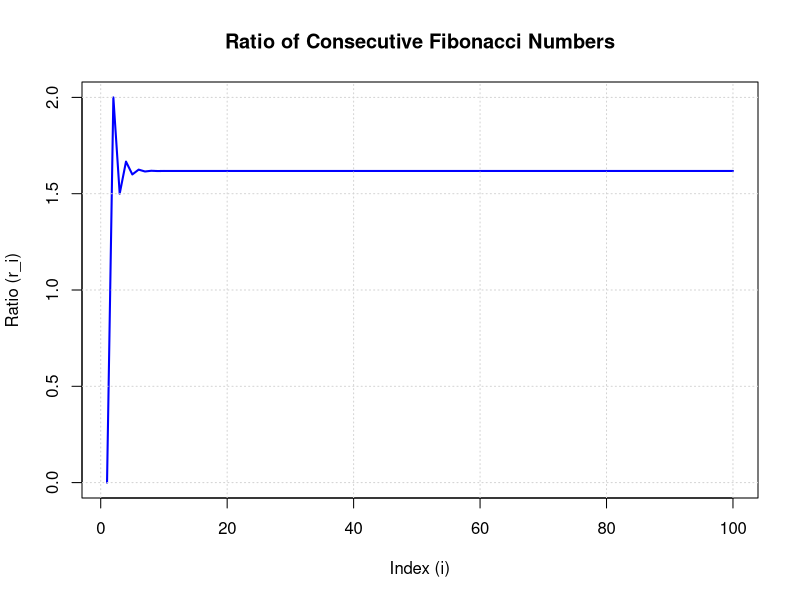
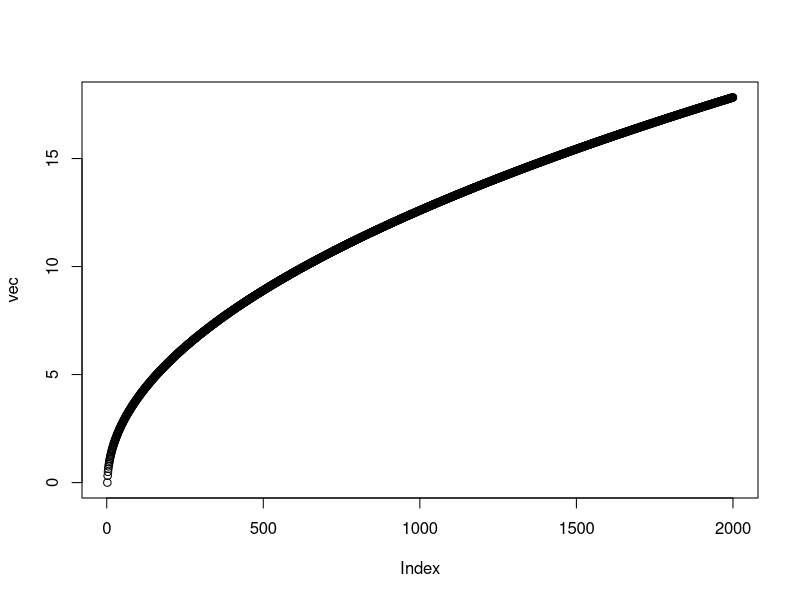
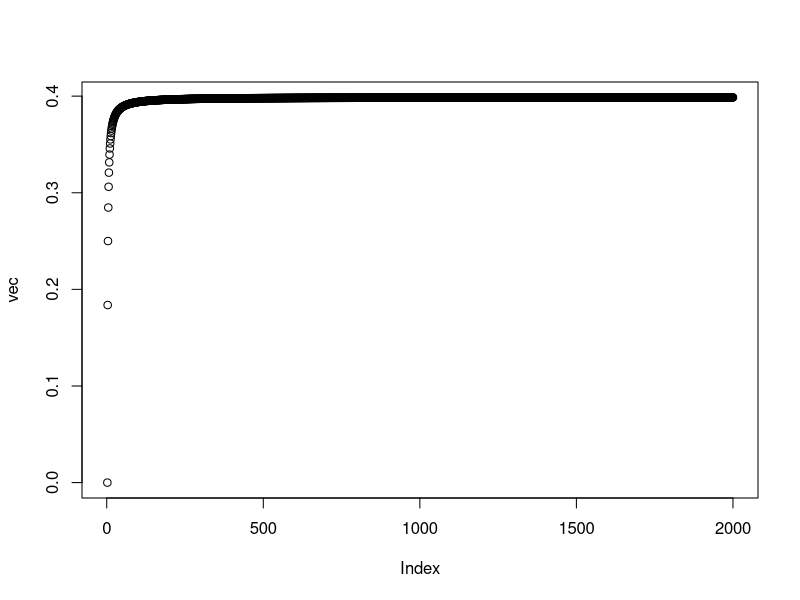
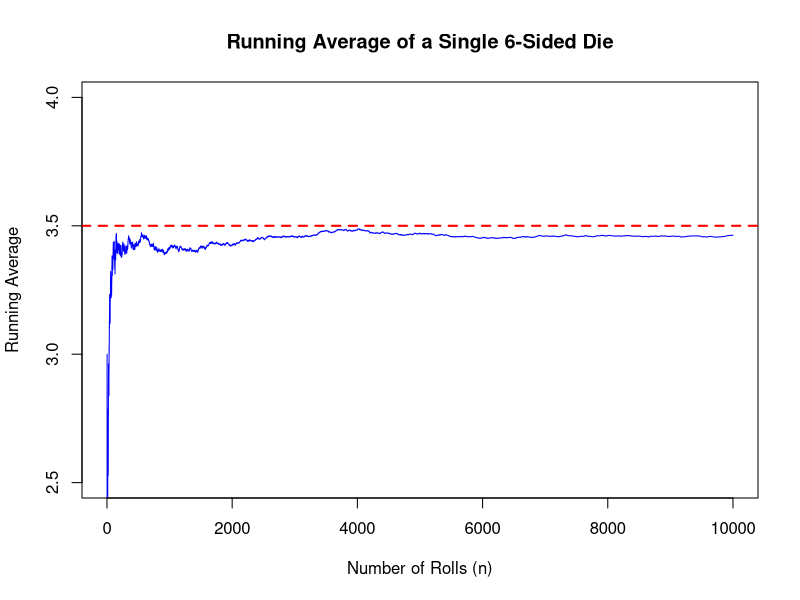
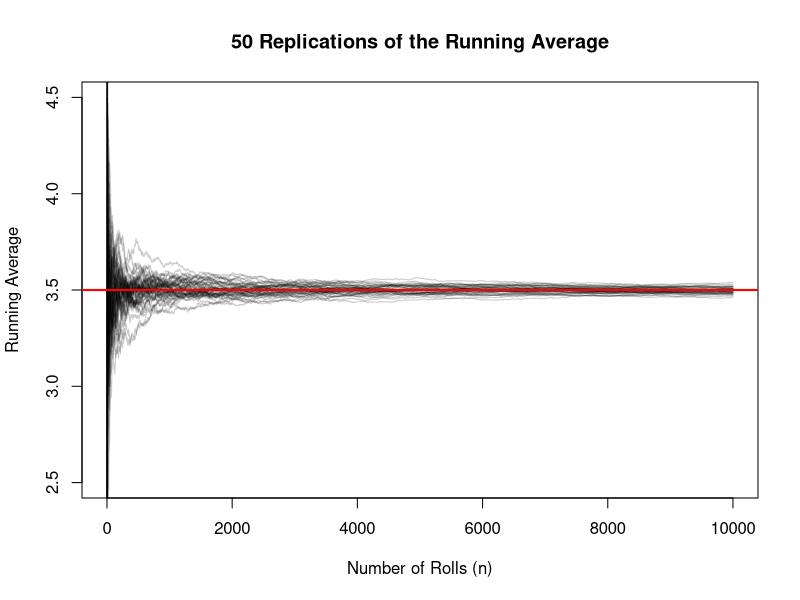
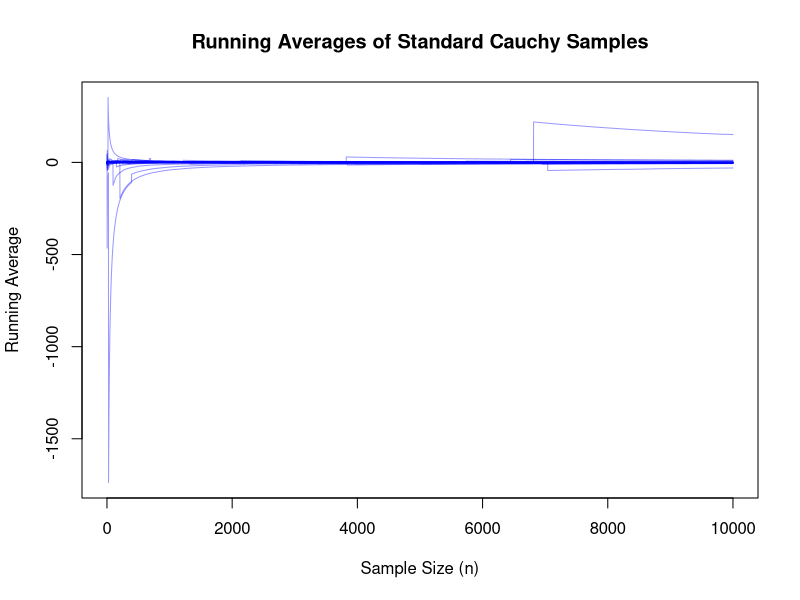
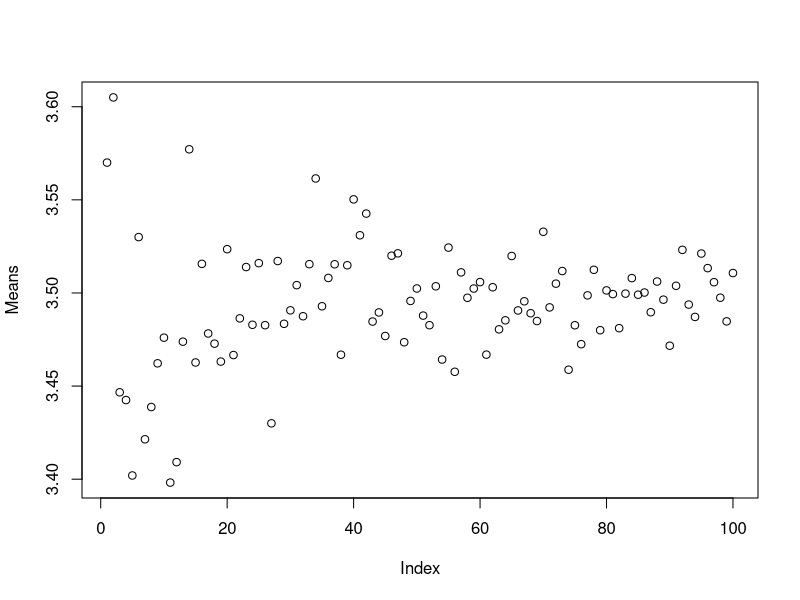
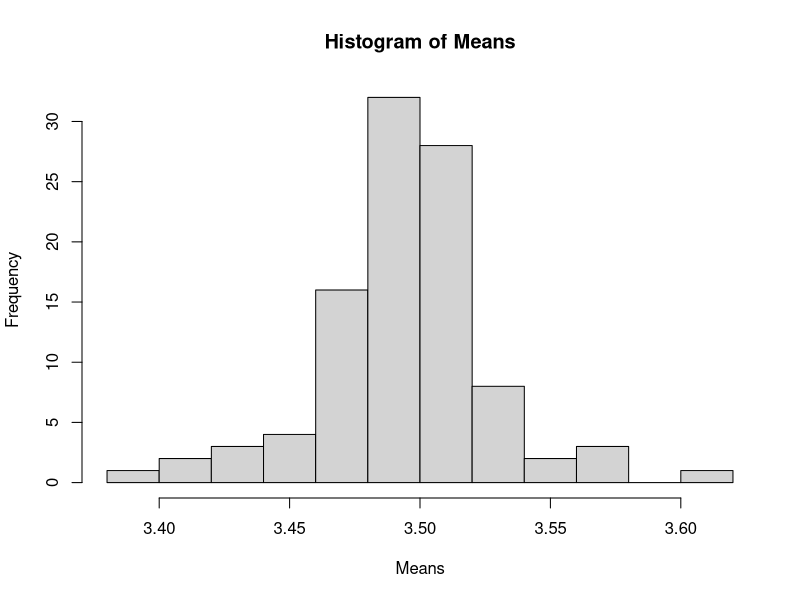

R code for these plots, in order:
## ---- chunk 1
#knitr::opts_chunk$set(echo = TRUE)
# Install microbenchmark if not already installed
#if (!requireNamespace("microbenchmark", quietly = TRUE)) {
#  install.packages("microbenchmark")
#}
library(microbenchmark)
## ---- chunk 2
# function returning a vector of length n containing the first n fibonacci numbers
get_fibonacci <- function(n) {
  # edge cases
  if (n <= 0) return(numeric(0))
  if (n == 1) return(1)
  
  fib <- numeric(n)
  fib[1] <- 1
  fib[2] <- 1
  if (n > 2) {
    for (i in 3:n) {
      fib[i] <- fib[i - 1] + fib[i - 2]
    }
  }
  
  return(fib)
}

# Using a FOR loop
fib_ratio_for <- function(n) {
  fib <- get_fibonacci(n+1)
  r <- numeric(n)
  for (i in 2:n) {
      r[i] <- fib[i+1] / fib[i]
    }
  return(r)
}

# Using a WHILE loop
fib_ratio_while <- function(n) {
  fib <- get_fibonacci(n+1)
  r <- numeric(n)
  i=2
  while (i <= n) {
    r[i] <- fib[i+1] / fib[i]
    i <- i+1
  }
  return(r)
}
## ---- chunk 3
# Benchmark for n = 200
bm_200 <- microbenchmark(
  FOR_loop = fib_ratio_for(200),
  WHILE_loop = fib_ratio_while(200),
  times = 1000
)
print(bm_200)

# Benchmark for n = 2000
bm_2000 <- microbenchmark(
  FOR_loop = fib_ratio_for(2000),
  WHILE_loop = fib_ratio_while(2000),
  times = 1000
)
print(bm_2000)

## ---- chunk 4
n <- 100
ratios <- fib_ratio_for(n)

plot(1:n, ratios, type = "l", col = "blue", lwd = 2,
     xlab = "Index (i)", ylab = "Ratio (r_i)",
     main = "Ratio of Consecutive Fibonacci Numbers")
grid()

## ---- chunk 5
rho <- function(n) {
  res <- gamma((n-1)/2)/(gamma(1/2) * gamma((n-2)/2))
  return(res)
}
## ---- chunk 6
rho(2000)
## ---- chunk 7
rhoL <- function(n){
  res <- exp(lgamma((n-1)/2) - lgamma(1/2) - lgamma((n-2)/2))
  return(res)
}
rhoL(2000)
## ---- chunk 8
vec <- 1:2000
for (i in 1:length(vec)) {
  vec[i] <- rhoL(vec[i])
}
plot(vec)
## ---- chunk 9
vec <- 1:2000
for (i in 1:length(vec)) {
  vec[i] <- rhoL(vec[i]) / sqrt(vec[i])
}
plot(vec)
## ---- chunk 10
vec[length(vec)]
## ---- chunk 11
knitr::opts_chunk$set(echo = TRUE)
# Set a seed for reproducibility
set.seed(42)
## ---- chunk 12
n <- 10000
# Simulate n rolls of a fair 6-sided die
rolls <- sample(1:6, n, replace = TRUE)

cumulative_mean <- cumsum(rolls) / (1:n)

mean <- mean(1:6)

# Plot the average
plot(1:n, cumulative_mean, type = "l", col = "blue", 
     xlab = "Number of Rolls (n)", ylab = "Running Average",
     main = "Running Average of a Single 6-Sided Die",
     ylim = c(2.5, 4))
abline(h = mean, col = "red", lwd = 2, lty = 2)
## ---- chunk 13
M <- 50
n <- 10000

# Initialize a matrix to store the paths
paths <- matrix(0, nrow = n, ncol = M)

# Run the simulation 50 times using a for loop
for (i in 1:M) {
  current_rolls <- sample(1:6, n, replace = TRUE)
  paths[, i] <- cumsum(current_rolls) / (1:n)
}
mean <- mean(1:6)
# Plot all 50 paths
matplot(1:n, paths, type = "l", lty = 1, col = rgb(0, 0, 0, 0.2),
        xlab = "Number of Rolls (n)", ylab = "Running Average",
        main = "50 Replications of the Running Average",
        ylim = c(2.5, 4.5))
abline(h = mean, col = "red", lwd = 2)
## ---- chunk 14
M <- 50
epsilon <- 0.01
mu <- 3.5

n_while <- 1

# Initialize sums for the 50 paths
current_sums <- sample(1:6, M, replace = TRUE)

# Loop continues while the proportion of paths outside the threshold is >= 0.05
while (mean(abs((current_sums / n_while) - mu) > epsilon) >= 0.05) {
  n_while <- n_while + 1
  # new roll
  current_sums <- current_sums + sample(1:6, M, replace = TRUE)
}

print(n_while)
## ---- chunk 15
M <- 50
n <- 10000
paths_cauchy <- matrix(0, nrow = n, ncol = M)

for (i in 1:M) {
  cauchy_rolls <- rcauchy(n)
  paths_cauchy[, i] <- cumsum(cauchy_rolls) / (1:n)
}

matplot(1:n, paths_cauchy, type = "l", lty = 1, col = rgb(0, 0, 1, 0.4),
        xlab = "Sample Size (n)", ylab = "Running Average",
        main = "Running Averages of Standard Cauchy Samples")
## ---- chunk 16
set.seed(2026)
sim100 <- sample(c(1:6), 100, replace = TRUE)
sim1000 <- sample(c(1:6), 1000, replace = TRUE)
sim10000 <- sample(c(1:6), 10000, replace = TRUE)
paste("Mean of 100 simulated rolls: ", mean(sim100))
paste("Mean of 100 simulated rolls: ", mean(sim1000))
paste("Mean of 100 simulated rolls: ", mean(sim10000))
## ---- chunk 17
set.seed(2026)
m <- 100
n <- seq(100, 10000, length.out = m)
Means <- NA

for (i in 1:m) {
  sim <- sample(c(1:6), n[i], replace = TRUE)
  Means[i] <- mean(sim)
}
plot(Means)

## ---- chunk 18
hist(Means)
## ---- chunk 19
paste("Sample mean: ", (1+2+3+4+5+6)/6)
## ---- chunk 20
sigma2 <- 91/6 - (7/2)^2
sigma2
## ---- chunk 21
set.seed(2026)
mu    <- 3.5
sigma <- sqrt(35/12)
ns    <- c(100, 1000, 10000)
Ms    <- c(100, 1000, 10000)

par(mfrow = c(3, 3), mar = c(3, 3, 2, 1))

for (M in Ms) {
  for (n in ns) {
    Zn <- replicate(M, {
      xbar <- mean(sample(1:6, n, replace = TRUE))
      (xbar - mu) / (sigma / sqrt(n))
    })
    hist(Zn,
         breaks = 30,
         freq   = FALSE,
         main   = paste0("n=", n, ", M=", M),
         xlab   = expression(Z[n]),
         col    = "steelblue",
         border = "white",
         xlim   = c(-4, 4))
    curve(dnorm(x), add = TRUE, col = "red", lwd = 2)
  }
}
